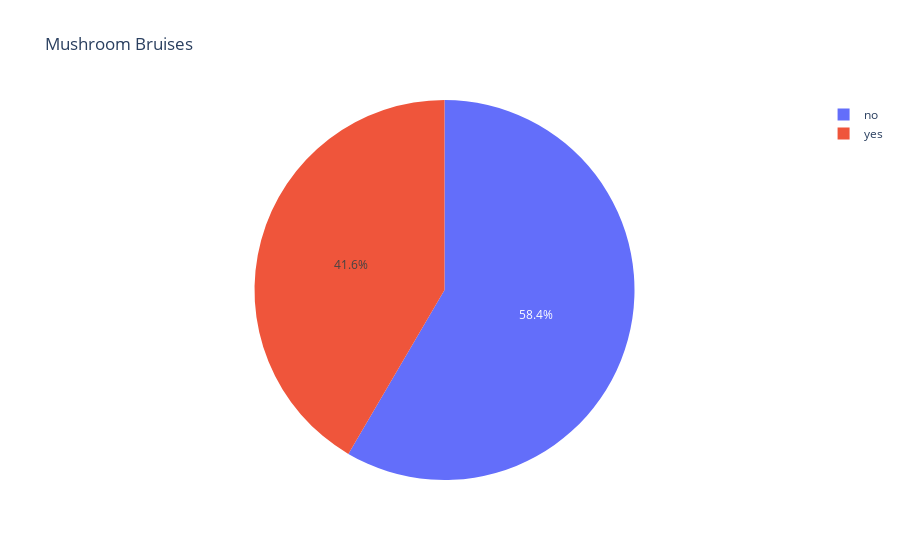

Write notebook code for a chart like this one.
### Code cell
data2 = df.groupby(['bruises'])['bruises'].count()
fig2 =px.pie(df,values=data2,names=data2.index,title="Mushroom Bruises")
fig2.show()

### Figure 1 — Plotly figure (JSON) as saved in the notebook; plotly's stock layout.template omitted (floating-point values rounded to 4 significant figures)
{"data": [{"domain": {"x": [0, 1], "y": [0, 1]}, "hovertemplate": "label=%{label}<br>value=%{value}<extra></extra>", "labels": ["no", "yes"], "legendgroup": "", "name": "", "showlegend": true, "type": "pie", "values": [4748, 3376]}], "layout": {"legend": {"tracegroupgap": 0}, "title": {"text": "Mushroom Bruises"}}}
